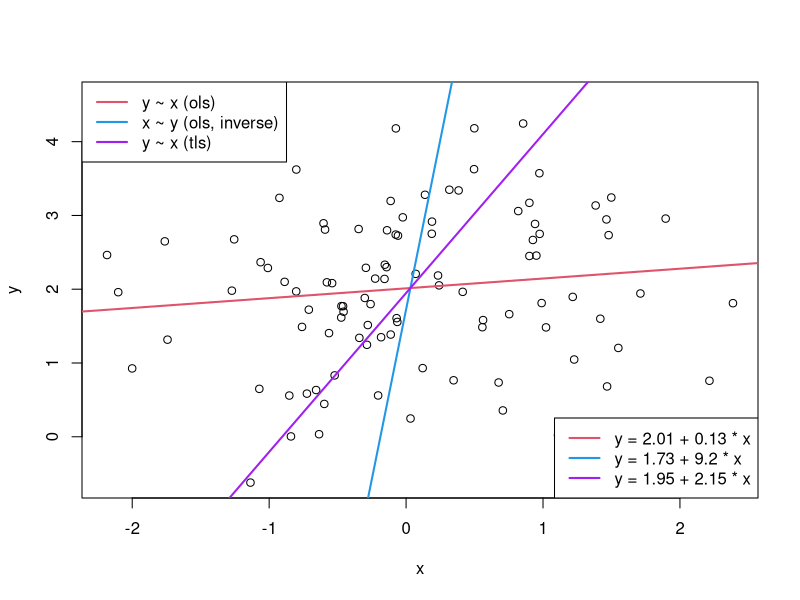

Write the R code that produced this figure.
set.seed(5)

n <- 100
x <- rnorm(n)
alpha <- 2
beta <- 0
epsilon_sd <- 1

y <- alpha + x * beta + rnorm(n, sd = epsilon_sd)
fit1 <- lm(y~x)$coefficients
fit2 <- lm(x~y)$coefficients
fit2 <- c(-fit2[1] / fit2[2], 1 / fit2[2])
v <- prcomp(cbind(x,y))$rotation
fit3 <- v[2,1]/v[1,1]
fit3 <- c(mean(y) - fit3 * mean(x), fit3)

plot(x, y)
abline(fit1[1], fit1[2], col = 2, lwd = 2)
abline(fit2[1], fit2[2], col = 4, lwd = 2)
abline(fit3[1], fit3[2], col = "purple", lwd = 2)

fits <- sapply(list(fit1, fit2, fit3), function(i) 
  paste0("y = ", round(i[1], 2), " + ", round(i[2], 2), " * x"))

legend(x = "topleft", legend = c("y ~ x (ols)", "x ~ y (ols, inverse)", "y ~ x (tls)"),
       lwd = 2, col = c(2,4,"purple"))
legend(x = "bottomright", legend = fits,
       lwd = 2, col = c(2,4,"purple"))
